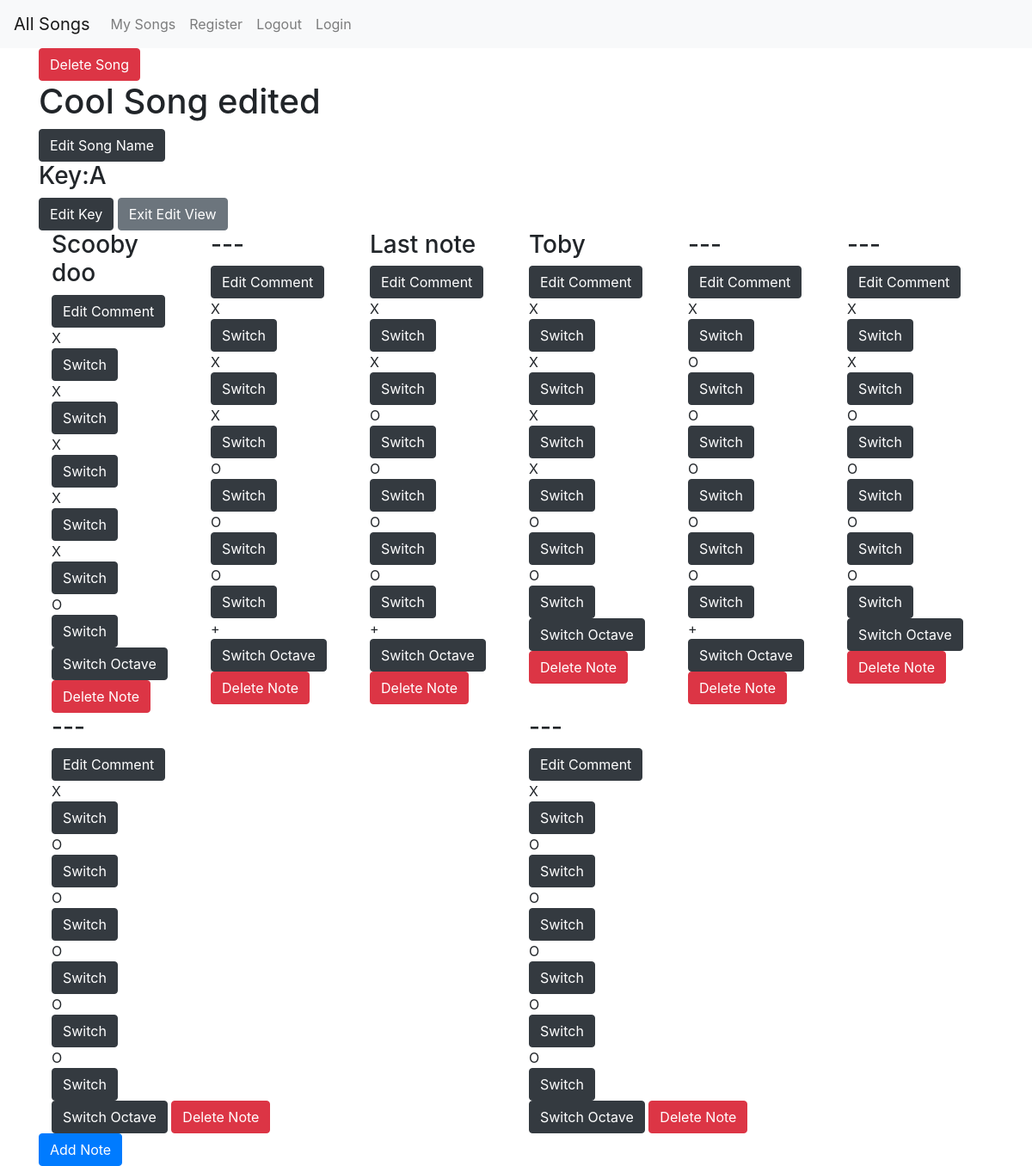
/edit/5/ (signed in), run on the app's committed database.
### tabs/models.py (models this page shows, shortened)
class Song(models.Model):
    user = models.ForeignKey(User, on_delete = models.SET_NULL, null=True)
    name = models.CharField(max_length = 20)
    key = models.CharField(max_length = 2)

class Notes(models.Model):
    upper_octave = models.BooleanField(default = False)
    comment = models.CharField(max_length = 50)
    hole_1 = models.BooleanField(default = False)
    hole_2 = models.BooleanField(default = False)
    hole_3 = models.BooleanField(default = False)
    hole_4 = models.BooleanField(default = False)
    hole_5 = models.BooleanField(default = False)
    hole_6 = models.BooleanField(default = False)
    song = models.ForeignKey(Song, on_delete = models.SET_NULL, null=True)

### tabs/views.py (the view)
# urls.py: path('edit/<int:pk>/', views.song_edit, name='edit'),
def song_edit(request, pk):
    current_user = request.user
    song = Song.objects.get(id=pk)
    notes = song.notes_set.all()
    if current_user != song.user:
        return redirect("/")
    context = {'notes': notes, 'song': song}
    return render(request, 'tabs/song_edit.html', context)

### tabs/templates/tabs/song_edit.html (shortened to what this page needs)
{% extends "tabs/base.html" %}
{% block body_block %}
    <a class= 'btn btn-danger' href="{% url 'delete_song' pk=song.pk  delete=False %}">Delete Song</a>
    <h1>{{ song.name }}</h1>
    <a class = 'btn btn-dark' href="{% url 'edit_name' pk=song.pk %}">Edit Song Name</a>
    <h3>Key:{{ song.key }}</h3>
    <a class = 'btn btn-dark' href="{% url 'edit_key' pk=song.pk %}">Edit Key</a>
    <a class = 'btn btn-secondary' href="{% url 'detail' pk=song.pk %}">Exit Edit View</a>
<div class="container">
    <div class="row align-items-start">
    {% for note in notes %}
        <div class="col">
            <h3>{{ note.comment }}</h3>
            <a class="btn btn-dark" href="{% url 'song_edit_comment' pk_song=song.pk pk_note=note.pk %}">Edit Comment</a>
            {% if note.hole_1 == True %}
            <div>X</div>
            {% else %}
            <div>O</div>
            {% endif %}
            <a class = 'btn btn-dark' href="{% url 'switch_note' pk_song=song.pk pk_note=note.pk hole_state=note.hole_1 hole_number=1%}">Switch</a>
            {% if note.hole_2 == True %}
            <div>X</div>
            {% else %}
            <div>O</div>
            {% endif %}
            <a class = 'btn btn-dark' href="{% url 'switch_note' pk_song=song.pk pk_note=note.pk hole_state=note.hole_2 hole_number=2%}">Switch</a>
            {% if note.hole_3 == True %}
            <div>X</div>
            {% else %}
            <div>O</div>
            {% endif %}
            <a class = 'btn btn-dark' href="{% url 'switch_note' pk_song=song.pk pk_note=note.pk hole_state=note.hole_3 hole_number=3%}">Switch</a>
            {% if note.hole_4 == True %}
            <div>X</div>
            {% else %}
            <div>O</div>
            {% endif %}
            <a class = 'btn btn-dark' href="{% url 'switch_note' pk_song=song.pk pk_note=note.pk hole_state=note.hole_4 hole_number=4%}">Switch</a>
            {% if note.hole_5 == True %}
            <div>X</div>
            {% else %}
            <div>O</div>
            {% endif %}
            <a class = 'btn btn-dark' href="{% url 'switch_note' pk_song=song.pk pk_note=note.pk hole_state=note.hole_5 hole_number=5%}">Switch</a>
            {% if note.hole_6 == True %}
            <div>X</div>
            {% else %}
            <div>O</div>
            {% endif %}
            <a class = 'btn btn-dark' href="{% url 'switch_note' pk_song=song.pk pk_note=note.pk hole_state=note.hole_6 hole_number=6%}">Switch</a>
            {% if note.upper_octave == True %}
            <div>+</div>
            {% else %}
            <div></div>
            {% endif %}
            <a class = 'btn btn-dark' href="{% url 'switch_note' pk_song=song.pk pk_note=note.pk hole_state=note.upper_octave hole_number=7%}">Switch Octave</a>
            <a class="btn btn-danger" href="{% url 'delete_note' pk=note.pk %}">Delete Note</a>
        </div>
    {% endfor %}
    </div>
</div>
    <a class="btn btn-primary" href="{% url 'add_note' pk=song.pk %}">Add Note</a>
{% endblock %}

### data on the page
Song: name "Cool Song edited", key "A"
Notes: comment "Scooby doo", hole_1 "X", hole_2 "X", hole_3 "X", hole_4 "X", hole_5 "X", hole_6 "O"
Notes: comment "---", hole_1 "X", hole_2 "X", hole_3 "X", hole_4 "O", hole_5 "O", hole_6 "O"
Notes: comment "Last note", hole_1 "X", hole_2 "X", hole_3 "O", hole_4 "O", hole_5 "O", hole_6 "O"
Notes: comment "Toby", hole_1 "X", hole_2 "X", hole_3 "X", hole_4 "X", hole_5 "O", hole_6 "O"
Notes: comment "---", hole_1 "X", hole_2 "O", hole_3 "O", hole_4 "O", hole_5 "O", hole_6 "O"
Notes: comment "---", hole_1 "X", hole_2 "X", hole_3 "O", hole_4 "O", hole_5 "O", hole_6 "O"
Notes: comment "---", hole_1 "X", hole_2 "O", hole_3 "O", hole_4 "O", hole_5 "O", hole_6 "O"
Notes: comment "---", hole_1 "X", hole_2 "O", hole_3 "O", hole_4 "O", hole_5 "O", hole_6 "O"
